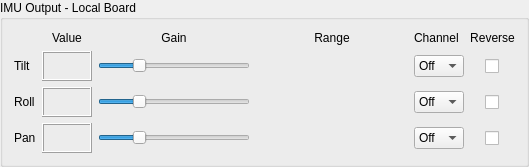
     <widget class="QGroupBox" name="grpRangeSel">
      <property name="sizePolicy">
       <sizepolicy hsizetype="Preferred" vsizetype="Maximum">
        <horstretch>0</horstretch>
        <verstretch>0</verstretch>
       </sizepolicy>
      </property>
      <property name="title">
       <string>IMU Output - Local Board</string>
      </property>
      <layout class="QGridLayout" name="gridLayout_5">
       <item row="2" column="1">
        <widget class="QLabel" name="lblTiltValue">
         <property name="minimumSize">
          <size>
           <width>50</width>
           <height>0</height>
          </size>
         </property>
         <property name="font">
          <font>
           <bold>true</bold>
          </font>
         </property>
         <property name="toolTip">
          <string>&lt;html&gt;&lt;head/&gt;&lt;body&gt;&lt;p&gt;&lt;span style=&quot; font-weight:400;&quot;&gt;Actual values from the board&lt;/span&gt;&lt;/p&gt;&lt;/body&gt;&lt;/html&gt;</string>
         </property>
         <property name="autoFillBackground">
          <bool>false</bool>
         </property>
         <property name="frameShape">
          <enum>QFrame::Box</enum>
         </property>
         <property name="frameShadow">
          <enum>QFrame::Raised</enum>
         </property>
         <property name="text">
          <string/>
         </property>
         <property name="alignment">
          <set>Qt::AlignCenter</set>
         </property>
        </widget>
       </item>
       <item row="3" column="3" colspan="2">
        <widget class="ServoMinMax" name="servoRoll" native="true">
         <property name="sizePolicy">
          <sizepolicy hsizetype="MinimumExpanding" vsizetype="Preferred">
           <horstretch>2</horstretch>
           <verstretch>0</verstretch>
          </sizepolicy>
         </property>
         <property name="minimumSize">
          <size>
           <width>152</width>
           <height>30</height>
          </size>
         </property>
         <property name="toolTip">
          <string>&lt;html&gt;&lt;head/&gt;&lt;body&gt;&lt;p&gt;Adjusts your servos center and min/max range here&lt;/p&gt;&lt;/body&gt;&lt;/html&gt;</string>
         </property>
        </widget>
       </item>
       <item row="2" column="5">
        <widget class="QComboBox" name="cmbtiltchn">
         <property name="minimumSize">
          <size>
           <width>50</width>
           <height>0</height>
          </size>
         </property>
         <property name="toolTip">
          <string>&lt;html&gt;&lt;head/&gt;&lt;body&gt;&lt;p&gt;Sets the output channel you want tilt on&lt;/p&gt;&lt;/body&gt;&lt;/html&gt;</string>
         </property>
         <item>
          <property name="text">
           <string>Off</string>
          </property>
         </item>
         <item>
          <property name="text">
           <string>1</string>
          </property>
         </item>
         <item>
          <property name="text">
           <string>2</string>
          </property>
         </item>
         <item>
          <property name="text">
           <string>3</string>
          </property>
         </item>
         <item>
          <property name="text">
           <string>4</string>
          </property>
         </item>
         <item>
          <property name="text">
           <string>5</string>
          </property>
         </item>
         <item>
          <property name="text">
           <string>6</string>
          </property>
         </item>
         <item>
          <property name="text">
           <string>7</string>
          </property>
         </item>
         <item>
          <property name="text">
           <string>8</string>
          </property>
         </item>
         <item>
          <property name="text">
           <string>9</string>
          </property>
         </item>
         <item>
          <property name="text">
           <string>10</string>
          </property>
         </item>
         <item>
          <property name="text">
           <string>11</string>
          </property>
         </item>
         <item>
          <property name="text">
           <string>12</string>
          </property>
         </item>
         <item>
          <property name="text">
           <string>13</string>
          </property>
         </item>
         <item>
          <property name="text">
           <string>14</string>
          </property>
         </item>
         <item>
          <property name="text">
           <string>15</string>
          </property>
         </item>
         <item>
          <property name="text">
           <string>16</string>
          </property>
         </item>
        </widget>
       </item>
       <item row="0" column="5">
        <widget class="QLabel" name="label_11">
         <property name="text">
          <string>Channel</string>
         </property>
        </widget>
       </item>
       <item row="3" column="5">
        <widget class="QComboBox" name="cmbrllchn">
         <property name="minimumSize">
          <size>
           <width>50</width>
           <height>0</height>
          </size>
         </property>
         <property name="toolTip">
          <string>&lt;html&gt;&lt;head/&gt;&lt;body&gt;&lt;p&gt;Sets the output channel you want roll on&lt;/p&gt;&lt;/body&gt;&lt;/html&gt;</string>
         </property>
         <item>
          <property name="text">
           <string>Off</string>
          </property>
         </item>
         <item>
          <property name="text">
           <string>1</string>
          </property>
         </item>
         <item>
          <property name="text">
           <string>2</string>
          </property>
         </item>
         <item>
          <property name="text">
           <string>3</string>
          </property>
         </item>
         <item>
          <property name="text">
           <string>4</string>
          </property>
         </item>
         <item>
          <property name="text">
           <string>5</string>
          </property>
         </item>
         <item>
          <property name="text">
           <string>6</string>
          </property>
         </item>
         <item>
          <property name="text">
           <string>7</string>
          </property>
         </item>
         <item>
          <property name="text">
           <string>8</string>
          </property>
         </item>
         <item>
          <property name="text">
           <string>9</string>
          </property>
         </item>
         <item>
          <property name="text">
           <string>10</string>
          </property>
         </item>
         <item>
          <property name="text">
           <string>11</string>
          </property>
         </item>
         <item>
          <property name="text">
           <string>12</string>
          </property>
         </item>
         <item>
          <property name="text">
           <string>13</string>
          </property>
         </item>
         <item>
          <property name="text">
           <string>14</string>
          </property>
         </item>
         <item>
          <property name="text">
           <string>15</string>
          </property>
         </item>
         <item>
          <property name="text">
           <string>16</string>
          </property>
         </item>
        </widget>
       </item>
       <item row="4" column="3" colspan="2">
        <widget class="ServoMinMax" name="servoPan" native="true">
         <property name="sizePolicy">
          <sizepolicy hsizetype="MinimumExpanding" vsizetype="Preferred">
           <horstretch>2</horstretch>
           <verstretch>0</verstretch>
          </sizepolicy>
         </property>
         <property name="minimumSize">
          <size>
           <width>152</width>
           <height>30</height>
          </size>
         </property>
         <property name="toolTip">
          <string>&lt;html&gt;&lt;head/&gt;&lt;body&gt;&lt;p&gt;Adjusts your servos center and min/max range here&lt;/p&gt;&lt;/body&gt;&lt;/html&gt;</string>
         </property>
        </widget>
       </item>
       <item row="0" column="3" colspan="2">
        <widget class="QLabel" name="lblRange">
         <property name="sizePolicy">
          <sizepolicy hsizetype="MinimumExpanding" vsizetype="Preferred">
           <horstretch>2</horstretch>
           <verstretch>0</verstretch>
          </sizepolicy>
         </property>
         <property name="text">
          <string>Range</string>
         </property>
         <property name="alignment">
          <set>Qt::AlignCenter</set>
         </property>
        </widget>
       </item>
       <item row="2" column="0">
        <widget class="QLabel" name="label_17">
         <property name="sizePolicy">
          <sizepolicy hsizetype="Maximum" vsizetype="Preferred">
           <horstretch>0</horstretch>
           <verstretch>0</verstretch>
          </sizepolicy>
         </property>
         <property name="text">
          <string>Tilt</string>
         </property>
        </widget>
       </item>
       <item row="3" column="0">
        <widget class="QLabel" name="label_18">
         <property name="sizePolicy">
          <sizepolicy hsizetype="Maximum" vsizetype="Preferred">
           <horstretch>0</horstretch>
           <verstretch>0</verstretch>
          </sizepolicy>
         </property>
         <property name="text">
          <string>Roll</string>
         </property>
        </widget>
       </item>
       <item row="3" column="1">
        <widget class="QLabel" name="lblRollValue">
         <property name="minimumSize">
          <size>
           <width>50</width>
           <height>0</height>
          </size>
         </property>
         <property name="font">
          <font>
           <bold>true</bold>
          </font>
         </property>
         <property name="toolTip">
          <string>&lt;html&gt;&lt;head/&gt;&lt;body&gt;&lt;p&gt;&lt;span style=&quot; font-weight:400;&quot;&gt;Actual values from the board&lt;/span&gt;&lt;/p&gt;&lt;/body&gt;&lt;/html&gt;</string>
         </property>
         <property name="autoFillBackground">
          <bool>false</bool>
         </property>
         <property name="frameShape">
          <enum>QFrame::Box</enum>
         </property>
         <property name="frameShadow">
          <enum>QFrame::Raised</enum>
         </property>
         <property name="text">
          <string/>
         </property>
         <property name="alignment">
          <set>Qt::AlignCenter</set>
         </property>
        </widget>
       </item>
       <item row="4" column="0">
        <widget class="QLabel" name="label_19">
         <property name="sizePolicy">
          <sizepolicy hsizetype="Maximum" vsizetype="Preferred">
           <horstretch>0</horstretch>
           <verstretch>0</verstretch>
          </sizepolicy>
         </property>
         <property name="text">
          <string>Pan</string>
         </property>
        </widget>
       </item>
       <item row="0" column="6">
        <widget class="QLabel" name="label_12">
         <property name="sizePolicy">
          <sizepolicy hsizetype="Minimum" vsizetype="Preferred">
           <horstretch>0</horstretch>
           <verstretch>0</verstretch>
          </sizepolicy>
         </property>
         <property name="maximumSize">
          <size>
           <width>50</width>
           <height>16777215</height>
          </size>
         </property>
         <property name="styleSheet">
          <string notr="true"/>
         </property>
         <property name="text">
          <string>Reverse</string>
         </property>
         <property name="alignment">
          <set>Qt::AlignCenter</set>
         </property>
        </widget>
       </item>
       <item row="3" column="2">
        <widget class="GainSlider" name="rll_gain">
         <property name="sizePolicy">
          <sizepolicy hsizetype="MinimumExpanding" vsizetype="Fixed">
           <horstretch>2</horstretch>
           <verstretch>0</verstretch>
          </sizepolicy>
         </property>
         <property name="minimumSize">
          <size>
           <width>152</width>
           <height>0</height>
          </size>
         </property>
         <property name="toolTip">
          <string>&lt;html&gt;&lt;head/&gt;&lt;body&gt;&lt;p&gt;Adjusts the sensitivity of the servo output&lt;/p&gt;&lt;/body&gt;&lt;/html&gt;</string>
         </property>
         <property name="minimum">
          <number>0</number>
         </property>
         <property name="maximum">
          <number>1000</number>
         </property>
         <property name="value">
          <number>250</number>
         </property>
         <property name="tracking">
          <bool>true</bool>
         </property>
         <property name="orientation">
          <enum>Qt::Horizontal</enum>
         </property>
         <property name="invertedAppearance">
          <bool>false</bool>
         </property>
         <property name="tickPosition">
          <enum>QSlider::NoTicks</enum>
         </property>
         <property name="tickInterval">
          <number>0</number>
         </property>
        </widget>
       </item>
       <item row="4" column="5">
        <widget class="QComboBox" name="cmbpanchn">
         <property name="minimumSize">
          <size>
           <width>50</width>
           <height>0</height>
          </size>
         </property>
         <property name="toolTip">
          <string>&lt;html&gt;&lt;head/&gt;&lt;body&gt;&lt;p&gt;Sets the output channel you want pan on&lt;/p&gt;&lt;/body&gt;&lt;/html&gt;</string>
         </property>
         <item>
          <property name="text">
           <string>Off</string>
          </property>
         </item>
         <item>
          <property name="text">
           <string>1</string>
          </property>
         </item>
         <item>
          <property name="text">
           <string>2</string>
          </property>
         </item>
         <item>
          <property name="text">
           <string>3</string>
          </property>
         </item>
         <item>
          <property name="text">
           <string>4</string>
          </property>
         </item>
         <item>
          <property name="text">
           <string>5</string>
          </property>
         </item>
         <item>
          <property name="text">
           <string>6</string>
          </property>
         </item>
         <item>
          <property name="text">
           <string>7</string>
          </property>
         </item>
         <item>
          <property name="text">
           <string>8</string>
          </property>
         </item>
         <item>
          <property name="text">
           <string>9</string>
          </property>
         </item>
         <item>
          <property name="text">
           <string>10</string>
          </property>
         </item>
         <item>
          <property name="text">
           <string>11</string>
          </property>
         </item>
         <item>
          <property name="text">
           <string>12</string>
          </property>
         </item>
         <item>
          <property name="text">
           <string>13</string>
          </property>
         </item>
         <item>
          <property name="text">
           <string>14</string>
          </property>
         </item>
         <item>
          <property name="text">
           <string>15</string>
          </property>
         </item>
         <item>
          <property name="text">
           <string>16</string>
          </property>
         </item>
        </widget>
       </item>
       <item row="3" column="6">
        <widget class="QCheckBox" name="chkrllrev">
         <property name="sizePolicy">
          <sizepolicy hsizetype="Maximum" vsizetype="Fixed">
           <horstretch>0</horstretch>
           <verstretch>0</verstretch>
          </sizepolicy>
         </property>
         <property name="maximumSize">
          <size>
           <width>40</width>
           <height>16777215</height>
          </size>
         </property>
         <property name="toolTip">
          <string>&lt;html&gt;&lt;head/&gt;&lt;body&gt;&lt;p&gt;These will reverse your servo output&lt;/p&gt;&lt;/body&gt;&lt;/html&gt;</string>
         </property>
         <property name="layoutDirection">
          <enum>Qt::LeftToRight</enum>
         </property>
         <property name="autoFillBackground">
          <bool>false</bool>
         </property>
         <property name="styleSheet">
          <string notr="true">margin-left:15%;</string>
         </property>
         <property name="text">
          <string/>
         </property>
        </widget>
       </item>
       <item row="2" column="3" colspan="2">
        <widget class="ServoMinMax" name="servoTilt" native="true">
         <property name="sizePolicy">
          <sizepolicy hsizetype="MinimumExpanding" vsizetype="Preferred">
           <horstretch>2</horstretch>
           <verstretch>0</verstretch>
          </sizepolicy>
         </property>
         <property name="minimumSize">
          <size>
           <width>152</width>
           <height>30</height>
          </size>
         </property>
         <property name="toolTip">
          <string>&lt;html&gt;&lt;head/&gt;&lt;body&gt;&lt;p&gt;Adjusts your servos center and min/max range here&lt;/p&gt;&lt;/body&gt;&lt;/html&gt;</string>
         </property>
        </widget>
       </item>
       <item row="4" column="2">
        <widget class="GainSlider" name="pan_gain">
         <property name="sizePolicy">
          <sizepolicy hsizetype="MinimumExpanding" vsizetype="Fixed">
           <horstretch>2</horstretch>
           <verstretch>0</verstretch>
          </sizepolicy>
         </property>
         <property name="minimumSize">
          <size>
           <width>152</width>
           <height>0</height>
          </size>
         </property>
         <property name="toolTip">
          <string>&lt;html&gt;&lt;head/&gt;&lt;body&gt;&lt;p&gt;Adjusts the sensitivity of the servo output&lt;/p&gt;&lt;/body&gt;&lt;/html&gt;</string>
         </property>
         <property name="minimum">
          <number>0</number>
         </property>
         <property name="maximum">
          <number>1000</number>
         </property>
         <property name="value">
          <number>250</number>
         </property>
         <property name="tracking">
          <bool>true</bool>
         </property>
         <property name="orientation">
          <enum>Qt::Horizontal</enum>
         </property>
         <property name="invertedAppearance">
          <bool>false</bool>
         </property>
         <property name="tickPosition">
          <enum>QSlider::NoTicks</enum>
         </property>
         <property name="tickInterval">
          <number>0</number>
         </property>
        </widget>
       </item>
       <item row="4" column="1">
        <widget class="QLabel" name="lblPanValue">
         <property name="minimumSize">
          <size>
           <width>50</width>
           <height>0</height>
          </size>
         </property>
         <property name="font">
          <font>
           <bold>true</bold>
          </font>
         </property>
         <property name="toolTip">
          <string>&lt;html&gt;&lt;head/&gt;&lt;body&gt;&lt;p&gt;&lt;span style=&quot; font-weight:400;&quot;&gt;Actual values from the board&lt;/span&gt;&lt;/p&gt;&lt;/body&gt;&lt;/html&gt;</string>
         </property>
         <property name="autoFillBackground">
          <bool>false</bool>
         </property>
         <property name="frameShape">
          <enum>QFrame::Box</enum>
         </property>
         <property name="frameShadow">
          <enum>QFrame::Raised</enum>
         </property>
         <property name="text">
          <string/>
         </property>
         <property name="alignment">
          <set>Qt::AlignCenter</set>
         </property>
        </widget>
       </item>
       <item row="0" column="1">
        <widget class="QLabel" name="lblTilt_2">
         <property name="minimumSize">
          <size>
           <width>50</width>
           <height>0</height>
          </size>
         </property>
         <property name="text">
          <string>Value</string>
         </property>
         <property name="alignment">
          <set>Qt::AlignCenter</set>
         </property>
        </widget>
       </item>
       <item row="4" column="6">
        <widget class="QCheckBox" name="chkpanrev">
         <property name="sizePolicy">
          <sizepolicy hsizetype="Maximum" vsizetype="Fixed">
           <horstretch>0</horstretch>
           <verstretch>0</verstretch>
          </sizepolicy>
         </property>
         <property name="maximumSize">
          <size>
           <width>40</width>
           <height>16777215</height>
          </size>
         </property>
         <property name="toolTip">
          <string>&lt;html&gt;&lt;head/&gt;&lt;body&gt;&lt;p&gt;These will reverse your servo output&lt;/p&gt;&lt;/body&gt;&lt;/html&gt;</string>
         </property>
         <property name="layoutDirection">
          <enum>Qt::LeftToRight</enum>
         </property>
         <property name="autoFillBackground">
          <bool>false</bool>
         </property>
         <property name="styleSheet">
          <string notr="true">margin-left:15%;</string>
         </property>
         <property name="text">
          <string/>
         </property>
        </widget>
       </item>
       <item row="2" column="2">
        <widget class="GainSlider" name="til_gain">
         <property name="sizePolicy">
          <sizepolicy hsizetype="MinimumExpanding" vsizetype="Fixed">
           <horstretch>2</horstretch>
           <verstretch>0</verstretch>
          </sizepolicy>
         </property>
         <property name="minimumSize">
          <size>
           <width>152</width>
           <height>0</height>
          </size>
         </property>
         <property name="toolTip">
          <string>&lt;html&gt;&lt;head/&gt;&lt;body&gt;&lt;p&gt;Adjusts the sensitivity of the servo output&lt;/p&gt;&lt;/body&gt;&lt;/html&gt;</string>
         </property>
         <property name="minimum">
          <number>0</number>
         </property>
         <property name="maximum">
          <number>1000</number>
         </property>
         <property name="value">
          <number>250</number>
         </property>
         <property name="tracking">
          <bool>true</bool>
         </property>
         <property name="orientation">
          <enum>Qt::Horizontal</enum>
         </property>
         <property name="invertedAppearance">
          <bool>false</bool>
         </property>
         <property name="tickPosition">
          <enum>QSlider::NoTicks</enum>
         </property>
         <property name="tickInterval">
          <number>0</number>
         </property>
        </widget>
       </item>
       <item row="2" column="6">
        <widget class="QCheckBox" name="chktltrev">
         <property name="sizePolicy">
          <sizepolicy hsizetype="Maximum" vsizetype="Fixed">
           <horstretch>0</horstretch>
           <verstretch>0</verstretch>
          </sizepolicy>
         </property>
         <property name="maximumSize">
          <size>
           <width>40</width>
           <height>16777215</height>
          </size>
         </property>
         <property name="toolTip">
          <string>&lt;html&gt;&lt;head/&gt;&lt;body&gt;&lt;p&gt;These will reverse your servo output&lt;/p&gt;&lt;/body&gt;&lt;/html&gt;</string>
         </property>
         <property name="layoutDirection">
          <enum>Qt::LeftToRight</enum>
         </property>
         <property name="autoFillBackground">
          <bool>false</bool>
         </property>
         <property name="styleSheet">
          <string notr="true">margin-left:15%;</string>
         </property>
         <property name="text">
          <string/>
         </property>
        </widget>
       </item>
       <item row="0" column="2">
        <widget class="QLabel" name="label_20">
         <property name="sizePolicy">
          <sizepolicy hsizetype="MinimumExpanding" vsizetype="Preferred">
           <horstretch>2</horstretch>
           <verstretch>0</verstretch>
          </sizepolicy>
         </property>
         <property name="minimumSize">
          <size>
           <width>150</width>
           <height>0</height>
          </size>
         </property>
         <property name="text">
          <string>Gain</string>
         </property>
         <property name="alignment">
          <set>Qt::AlignCenter</set>
         </property>
        </widget>
       </item>
      </layout>
     </widget>
